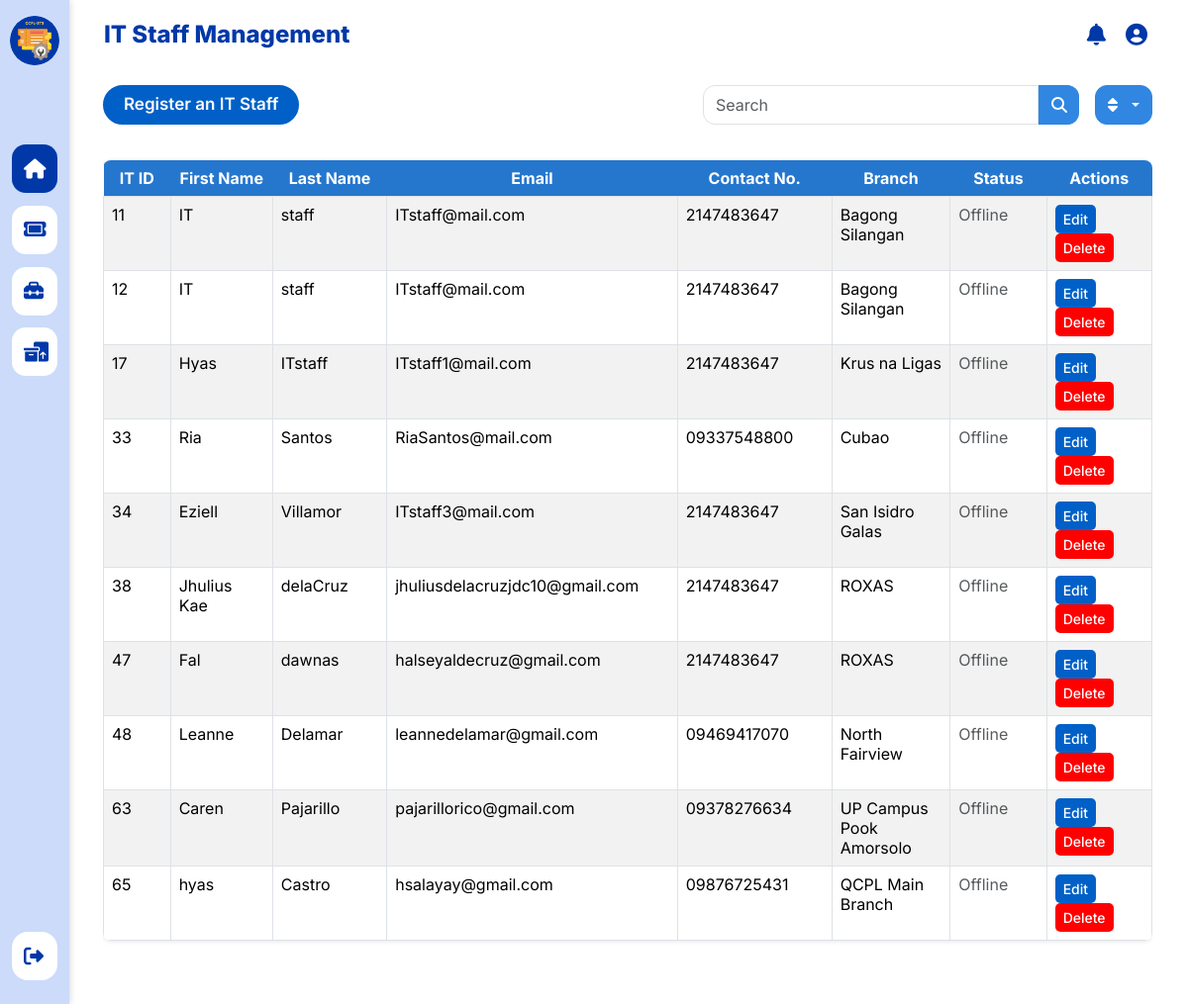
/admin/adminStaffMgmt.php, run on the app's committed database.
### tables this page shows
CREATE TABLE `t_users` (
  `UserId` int(11) NOT NULL,
  `FirstName` varchar(30) NOT NULL,
  `LastName` varchar(45) NOT NULL,
  `Email` varchar(70) NOT NULL,
  `Contactno` varchar(11) DEFAULT NULL,
  `DistrictId` int(11) NOT NULL,
  `BranchId` int(11) NOT NULL,
  `Password` varchar(255) DEFAULT NULL,
  `RoleId` int(11) NOT NULL
);

CREATE TABLE `t_branch` (
  `BranchId` int(11) NOT NULL,
  `BranchName` varchar(50) NOT NULL,
  `DistrictId` int(11) NOT NULL,
  `Location` varchar(200) DEFAULT NULL
);

### admin/adminStaffMgmt.php (the view, shortened to what this page needs)
<?php
include '../Includes/config.php';
$sql = "SELECT u.*, r.RoleName, b.BranchName,
               (SELECT MAX(al.activity_time)
                FROM t_activitylogs al
                WHERE al.UserId = u.UserId) AS last_activity
        FROM t_users u
        JOIN t_roles r ON u.RoleId = r.RoleId
        JOIN t_branch b ON u.BranchId = b.BranchId
        WHERE u.RoleId = 3";
$stmt = $conn->prepare($sql);
$stmt->execute();
$users = $stmt->fetchAll(PDO::FETCH_ASSOC);
?>
<!DOCTYPE html>
<html lang="en">
<head>
    <link rel ="stylesheet" href="../asset/css/sidebar.css">
    <link rel="stylesheet" href="../asset/css/admin-dashboard.css">
    <link rel="stylesheet" href="../asset/css/admin-staff-mgmt.css">
    <link rel ="stylesheet" href="../asset/css/pagination.css">
    <link href="https://cdn.jsdelivr.net/npm/bootstrap@5.3.3/dist/css/bootstrap.min.css" rel="stylesheet">
    <link rel="stylesheet" href="https://cdnjs.cloudflare.com/ajax/libs/font-awesome/6.5.1/css/all.min.css">
</head>
<body>
    <div class="layout-container d-flex">
        <?php include '../admin/inc/sidebar.php'; ?>
        <div class="main-wrapper w-100" style="margin-left: 80px; margin-top: 30px;">
        <main class="px-4 py-5">
            <div class="col-12">
                <div class="d-flex flex-wrap align-items-center justify-content-between mt-2">
                    <div style="flex: 0 0 auto;">
                        <div class="div-mods active" data-bs-toggle="modal" data-bs-target="#registerITModal">
                            <span class="mods">Register an IT Staff</span>
                        </div>
                    </div>
                    <div class="d-flex flex-wrap align-items-center gap-3" style="flex: 1 1 auto; justify-content: flex-end;">
                    <div class="input-group" style="max-width: 380px;">
                    <input type="text" id="searchInput" class="form-control" placeholder="Search" aria-label="Search" aria-describedby="search-icon">
                    <span class="input-group-text control-btn" id="search-icon">
                        <i class="fa fa-search"></i>
                    </span>
                    </div>
                    <div class="dropdown">
                        <button class="btn btn-outline-secondary dropdown-toggle control-btn" type="button" data-bs-toggle="dropdown">
                            <i class="fa fa-sort me-1"></i>
                        </button>
                    </div>
                    </div>
                </div>
                </div>
            <div class="row no-gutters mt-3">
                <div class="col-12">
                    <div class="table-responsive">
                        <table id="staffTable" class="table table-striped table-hover">
                                <thead>
                                    <tr>
                                        <th style="width:2%">IT ID</th>
                                        <th style="width:2%">First Name</th>
                                        <th style="width:2%">Last Name</th>
                                        <th style="width:2%">Email</th>
                                        <th style="width:2%">Contact No.</th>
                                        <th style="width:2%">Branch</th>
                                        <th style="width:2%">Status</th>
                                        <th style="width:2%">Actions</th>
                                    </tr>
                                </thead>
                                <tbody>
                                    <?php foreach ($users as $user) : ?>
                                        <tr>
                                            <td><?php echo $user['UserId']; ?></td>
                                            <td><?php echo $user['FirstName']; ?></td>
                                            <td><?php echo $user['LastName']; ?></td>
                                            <td><?php echo $user['Email']; ?></td>
                                            <td><?php echo $user['Contactno']; ?></td>
                                            <td><?php echo $user['BranchName']; ?></td>
                                            <td>
                                            <span class="<?= $user['status'] === 'Online' ? 'text-success' : 'text-muted' ?>">
                                                <?= $user['status'] ?>
                                            </span>
                                            </td>
                                            <td>
                                            <button
                                                class="btn btn-edit btn-sm"
                                                data-bs-toggle="modal"
                                                data-bs-target="#editModal<?php echo $user['UserId']; ?>">
                                                Edit
                                            </button>
                                            <button class="btn btn-danger btn-sm" onclick="openDeleteModal(<?php echo $user['UserId']; ?>)">Delete</button>
                                            </td>
                                        </tr>
                                    <?php endforeach; ?>
                                </tbody>
                            </table>
                    </div>
                </div>
            </div>
        </main>
        </div>
    </div>
    <?php include '../modals/adminRegisterIT.php'; ?>
    <?php include '../modals/adminUpdateIT.php'; ?>
    <?php include '../modals/adminDeleteIT.php'; ?>
</body>
</html>

### asset/css/sidebar.css (style rules this page uses)
* { box-sizing: border-box; font-family: 'Inter', sans-serif; margin: 0; padding: 0; }
.layout-container { height: 100vh; background-color: white; }

### asset/css/admin-dashboard.css (style rules this page uses)
* { box-sizing: border-box; font-family: 'Inter', sans-serif; margin: 0; padding: 0; }
body { background-color: #f3f2f7; overflow-x: hidden; }
main { margin-right: 12px; }
.table { width: 100%; margin-top: 20px; border-collapse: collapse; border-radius: 8px; overflow: hidden; box-shadow: 0 1px 4px rgba(0,0,0,0.1); }
.table td { padding: 8px; text-align: left; border: 1px solid #dee2e6; }
.table thead th { background-color: #2577ce; color: white; text-align: center; }
.table-striped tbody tr:nth-of-type(odd) { background-color: #f2f2f2; }

### asset/css/admin-staff-mgmt.css (style rules this page uses)
* { box-sizing: border-box; font-family: 'Inter', sans-serif; margin: 0; padding: 0; }
body { background-color: #f3f2f7; overflow-x: hidden; }
main { margin-right: 12px; }
.me-1 { margin-right: 0.25rem; }
.div-mods { border: 3px solid #0060c7; border-radius: 50px; font-weight: 600; display: flex; align-items: center; justify-content: center; padding: 6px 18px; height: 40px; font-size: 17px; min-width: 160px; max-width: 220px; white-space: nowrap; cursor: pointer; transition: background-color 0.2s ease; }
.mods { text-decoration: none; color: #0060c7; }
.div-mods.active { background-color: #0060c7; }
.div-mods.active .mods { color: #fafafa; }
.input-group-text.control-btn { border-top-right-radius: 12px !important; border-bottom-right-radius: 12px !important; border-top-left-radius: 0 !important; border-bottom-left-radius: 0 !important; border-right: none !important; }
.form-control { border-top-right-radius: 0 !important; border-bottom-right-radius: 0 !important; border-top-left-radius: 12px !important; border-bottom-left-radius: 12px !important; height: 40px; }
.control-btn { border-radius: 12px !important; height: 40px !important; display: flex !important; align-items: center !important; gap: 6px !important; margin-left: 0 !important; transition: all 0.2s ease !important; background-color: #3086e1 !important; border-color: #3086e1 !important; color: white !important; }
.table { width: 100%; border-collapse: collapse; border-radius: 8px; overflow: hidden; box-shadow: 0 1px 4px rgba(0,0,0,0.1); }
.table td { padding: 8px; text-align: left; border: 1px solid #dee2e6; }
.table thead th { background-color: #2577ce; color: white; text-align: center; }
.table-striped tbody tr:nth-of-type(odd) { background-color: #f2f2f2; }
.btn-edit, .btn-danger { border-radius: 5px !important; color: white !important; font-weight: 500 !important; border: none !important; }
.btn-edit { background-color: #0060c7 !important; }
.btn-danger { background-color: #ff0000 !important;; }

### asset/css/modals.css (style rules this page uses)
* { box-sizing: border-box; font-family: 'Inter', sans-serif; margin: 0; padding: 0; }

### data on the page
t_users: UserId "11", FirstName "IT", LastName "staff", Email "ITstaff@mail.com", Contactno "2147483647", BranchId.BranchName "Bagong Silangan", status "Offline"
t_users: UserId "12", FirstName "IT", LastName "staff", Email "ITstaff@mail.com", Contactno "2147483647", BranchId.BranchName "Bagong Silangan", status "Offline"
t_users: UserId "17", FirstName "Hyas", LastName "ITstaff", Email "ITstaff1@mail.com", Contactno "2147483647", BranchId.BranchName "Krus na Ligas", status "Offline"
t_users: UserId "33", FirstName "Ria", LastName "Santos", Email "RiaSantos@mail.com", Contactno "09337548800", BranchId.BranchName "Cubao", status "Offline"
t_users: UserId "34", FirstName "Eziell", LastName "Villamor", Email "ITstaff3@mail.com", Contactno "2147483647", BranchId.BranchName "San Isidro Galas", status "Offline"
t_users: UserId "38", FirstName "Jhulius Kae", LastName "delaCruz", Email "jhuliusdelacruzjdc10@gmail.com", Contactno "2147483647", BranchId.BranchName "ROXAS", status "Offline"
t_users: UserId "47", FirstName "Fal", LastName "dawnas", Email "halseyaldecruz@gmail.com", Contactno "2147483647", BranchId.BranchName "ROXAS", status "Offline"
t_users: UserId "48", FirstName "Leanne", LastName "Delamar", Email "leannedelamar@gmail.com", Contactno "09469417070", BranchId.BranchName "North Fairview", status "Offline"
t_users: UserId "63", FirstName "Caren", LastName "Pajarillo", Email "pajarillorico@gmail.com", Contactno "09378276634", BranchId.BranchName "UP Campus Pook Amorsolo", status "Offline"
t_users: UserId "65", FirstName "hyas", LastName "Castro", Email "hsalayay@gmail.com", Contactno "09876725431", BranchId.BranchName "QCPL Main Branch", status "Offline"
